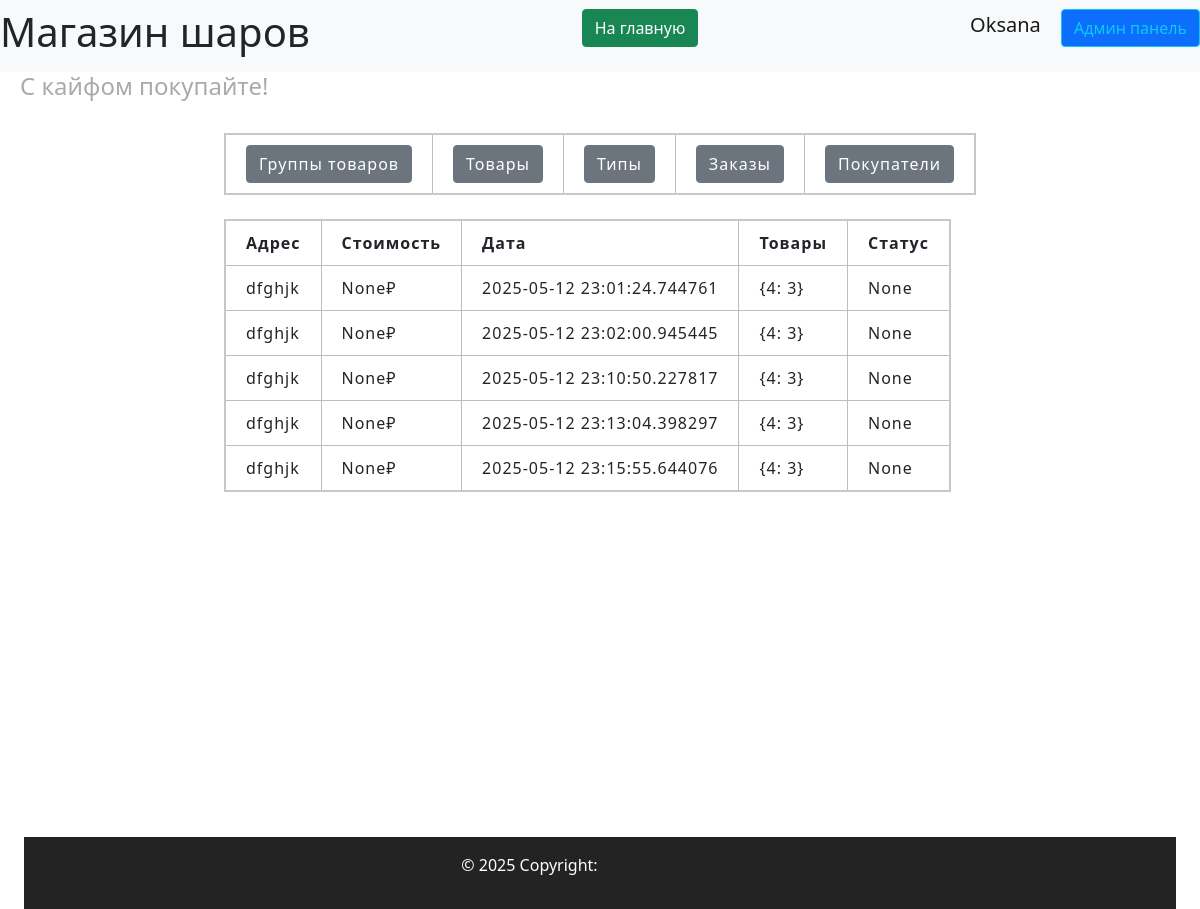
Page /admin/orders (signed in) on the committed database.
### data/users.py (models this page shows, shortened)
class User(SqlAlchemyBase, UserMixin, SerializerMixin):
    __tablename__ = 'users'
    id = sqlalchemy.Column(sqlalchemy.Integer,
                           primary_key=True, autoincrement=True)
    name = sqlalchemy.Column(sqlalchemy.String, nullable=True)
    tel = sqlalchemy.Column(sqlalchemy.String, nullable=True)
    email = sqlalchemy.Column(sqlalchemy.String,
                              index=True, unique=True, nullable=True)
    hashed_password = sqlalchemy.Column(sqlalchemy.String, nullable=True)
    created_date = sqlalchemy.Column(sqlalchemy.DateTime,
                                     default=datetime.datetime.now)
    basket = sqlalchemy.Column(sqlalchemy.String, default='{}')
    admin = sqlalchemy.Column(sqlalchemy.Boolean, default=False)
    tg_id = sqlalchemy.Column(sqlalchemy.String, nullable=True)
    confirmed = sqlalchemy.Column(sqlalchemy.Boolean, default=False)
    address = sqlalchemy.Column(sqlalchemy.String, nullable=True)
    orders = orm.relationship("Order", back_populates='user')

### data/orders.py (models this page shows)
class Order(SqlAlchemyBase):
    __tablename__ = 'orders'
    id = sqlalchemy.Column(sqlalchemy.Integer,
                           primary_key=True, autoincrement=True)
    address = sqlalchemy.Column(sqlalchemy.String, nullable=True)
    cost = sqlalchemy.Column(sqlalchemy.Integer, nullable=True)
    created_date = sqlalchemy.Column(sqlalchemy.DateTime,
                                     default=datetime.datetime.now)
    is_cost = sqlalchemy.Column(sqlalchemy.Boolean, default=False)
    content = sqlalchemy.Column(sqlalchemy.String)
    status = sqlalchemy.Column(sqlalchemy.String, nullable=True)
    data = sqlalchemy.Column(sqlalchemy.String, nullable=True)
    how_pay = sqlalchemy.Column(sqlalchemy.Integer, nullable=True)
    user_id = sqlalchemy.Column(sqlalchemy.Integer,
                                sqlalchemy.ForeignKey("users.id"))
    to_date = sqlalchemy.Column(sqlalchemy.DateTime,
                                nullable=True)
    user = orm.relationship('User')

### server.py (the view)
@app.route('/admin/orders', methods=['GET', 'POST'])
@login_required
def admin_orders():
    if current_user.admin:
        db_sess = db_session.create_session()
        orders = db_sess.query(Order).all()
        return render_template('pages/admin_orders.html', title='Админ панель',
                               orders=orders)

### data/db_session.py (called while the page is built)
def create_session() -> Session:
    global __factory
    return __factory()

### server.py (called while the page is built)
@login_manager.user_loader
def load_user(user_id):
    db_sess = db_session.create_session()
    return db_sess.query(User).get(user_id)

### templates/pages/admin_orders.html
{% extends "pages/base_admin.html" %}
{% block admincontent %}
<br>
<div>
    <table>
        <tr>
            <th>Адрес</th>
            <th>Стоимость</th>
            <th>Дата</th>
            <th>Товары</th>
            <th>Статус</th>
        </tr>
        {% for order in orders %}
        <tr>
            <td>{{ order.address }}</td>
            <td>{{ order.cost }}₽</td>
            <td>{{ order.created_date }}</td>
            <td>{{ order.content }}</td>
            <td>{{ order.status }}</td>
        </tr>
        {% endfor %}
    </table>
</div>
{% endblock %}

### templates/includes/header.html
<header>
    <nav class="navbar navbar-light bg-light">
        <h1> Магазин шаров</h1>
        <p align="right">
            <a href="/index" class="btn btn-success"> На главную </a>
        </p>
        {% if current_user.is_authenticated %}
        <p align="right">
            <a class="navbar-brand" href="/logout">{{ current_user.name }}</a>
            {% if current_user.admin%}
            <a class="btn btn-primary btn btn-outline-info mr-2" href="/admin/products">Админ панель</a>
            {% endif %}
            {% else %}
        <p align="right">
            <a class="btn btn-primary " href="/register">Зарегистрироваться</a>
            <a class="btn btn-success" href="/login">Войти</a>
        </p>
        {% endif %}
    </nav>
    <h4 align="left">С кайфом покупайте!</h4>
</header>

### static/css/header.css (style rules this page uses)
:root { --main-color: #0179FA; --second-color: white; }

### static/css/footer.css (style rules this page uses)
:root { --main-color: #111111; --second-color: white; }

### static/css/style.css (style rules this page uses)
:root { --main-color: #0179FA; --second-color: #ffffff; --thirdly_color: #629ee3; }
body { background-color: var(--second-color); }

### static/css/mystyle.css (style rules this page uses)
html { --firstly-color: white; --secondary-color: rgba(91, 82, 212, 0.837); --thirdly-color: rgb(99, 96, 105); --fourly-color: rgb(144, 182, 242); --black: rgb(35, 35, 35); --dark-blue: #12191D; --white: #FFFFFF; --green: #33FF00; --caribbean: #00E197; --light-green: #8EEF8C; --turquoise: #12EEFF; --pink: #F053D5; --red: #FE785A; --gray-900: #0C1114; --gray-700: #242A2C; --gray-650: #495257; --gray-600: #424B4F; --gray-500: #495257; --gray-300: #8D979E; --gray-200: #ACB4B9; --gray-150: #AEB6BB; --gray-100: #EEF1F3; --gray-50: #F6F8F9; }
h4 { padding-left: 20px; color: #aaaaaa; }
table { border-collapse: collapse; border: 2px solid rgb(200, 200, 200); letter-spacing: 1px; }
td, th { border: 1px solid rgb(190, 190, 190); padding: 10px 20px; }
body { margin: 0; padding: 0; text-align: center; }

### rows in the picture
User: name "Oksana"
Order: address "dfghjk", cost "None", created_date "2025-05-12 23:01:24.744761", content "{4: 3}", status "None"
Order: address "dfghjk", cost "None", created_date "2025-05-12 23:02:00.945445", content "{4: 3}", status "None"
Order: address "dfghjk", cost "None", created_date "2025-05-12 23:10:50.227817", content "{4: 3}", status "None"
Order: address "dfghjk", cost "None", created_date "2025-05-12 23:13:04.398297", content "{4: 3}", status "None"
Order: address "dfghjk", cost "None", created_date "2025-05-12 23:15:55.644076", content "{4: 3}", status "None"
